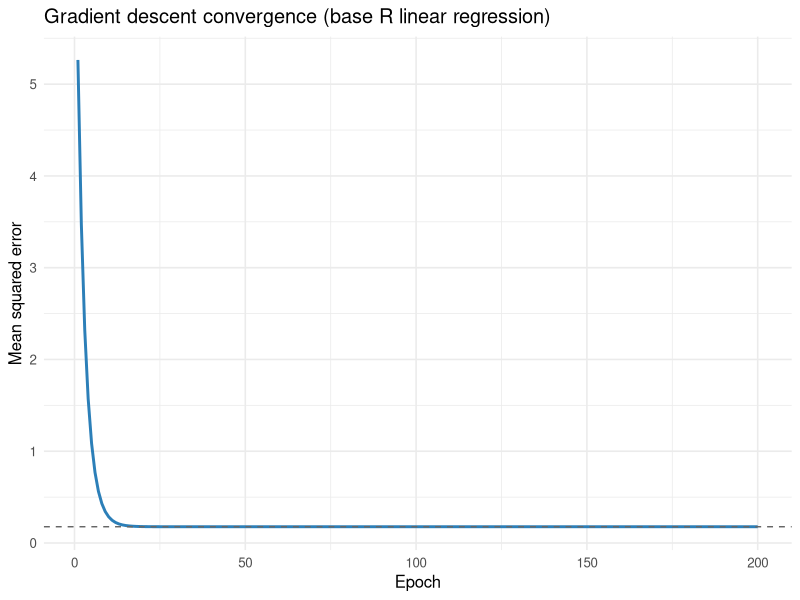

Generate this figure with R:
## ---- chunk 1
#| include: false
suppressPackageStartupMessages(library(tidyverse))
## ---- chunk 2
set.seed(42)

# simulate linear regression data
n <- 400
p <- 2
X <- matrix(rnorm(n * p), n, p)
beta_true <- c(2.0, -1.0)
b_true <- 0.5
y <- as.numeric(X %*% beta_true + b_true) + rnorm(n, sd = 0.4)

# closed form least squares for reference (with intercept column)
Xd <- cbind(1, X)
theta_ols <- solve(crossprod(Xd), crossprod(Xd, y))
b_ols <- theta_ols[1]
beta_ols <- theta_ols[-1]
round(c(b = b_ols, beta1 = beta_ols[1], beta2 = beta_ols[2]), 4)
## ---- chunk 3
# initialize parameters at zero, like a fresh nn_linear
beta <- rep(0, p)
b <- 0
eta <- 0.1          # learning rate
n_epochs <- 200
loss_history <- numeric(n_epochs)

for (epoch in seq_len(n_epochs)) {
  # forward pass
  pred <- as.numeric(X %*% beta + b)
  r <- y - pred                     # residuals

  # loss (mean squared error)
  loss_history[epoch] <- mean(r^2)

  # backward pass: analytic gradients of MSE
  grad_beta <- -(2 / n) * as.numeric(t(X) %*% r)
  grad_b    <- -(2 / n) * sum(r)

  # parameter update (the "optimizer step")
  beta <- beta - eta * grad_beta
  b    <- b    - eta * grad_b
}

round(c(b = b, beta1 = beta[1], beta2 = beta[2]), 4)
## ---- chunk 4
library(ggplot2)

# loss at the OLS optimum, for reference
ols_loss <- mean((y - as.numeric(X %*% beta_ols + b_ols))^2)

loss_df <- data.frame(epoch = seq_len(n_epochs), loss = loss_history)

ggplot(loss_df, aes(epoch, loss)) +
  geom_line(color = "#2c7fb8", linewidth = 1) +
  geom_hline(yintercept = ols_loss, linetype = "dashed", color = "grey40") +
  labs(
    title = "Gradient descent convergence (base R linear regression)",
    x = "Epoch",
    y = "Mean squared error"
  ) +
  theme_minimal(base_size = 12)
## ---- chunk 5
compare <- data.frame(
  parameter = c("intercept", "beta1", "beta2"),
  closed_form = round(c(b_ols, beta_ols), 4),
  grad_descent = round(c(b, beta), 4)
)
knitr::kable(
  compare,
  caption = "Closed form least squares estimates compared with the gradient descent estimates for the base R linear regression demo, parameter by parameter.",
  col.names = c("Parameter", "Closed form", "Gradient descent")
)
